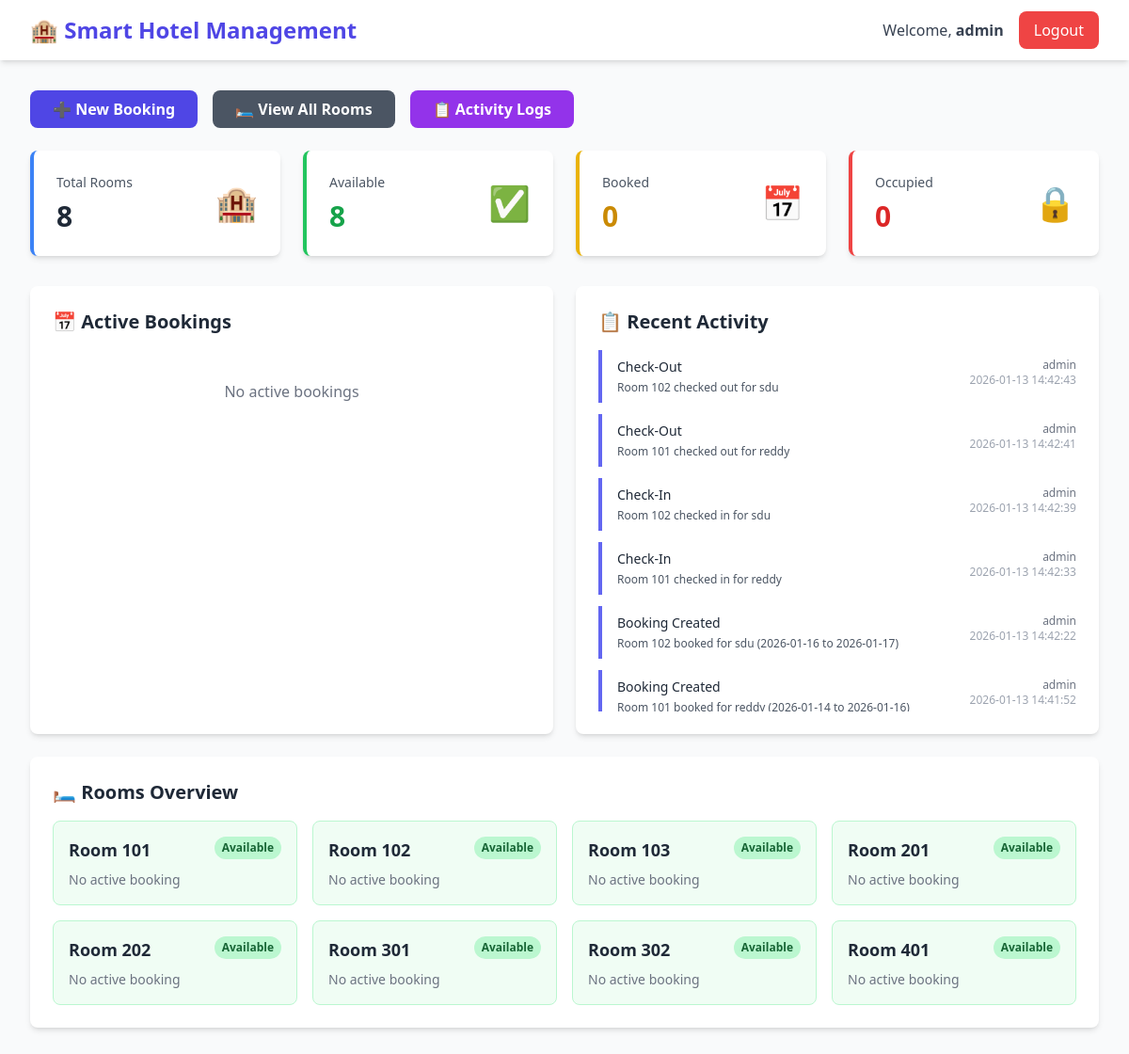
The app's page /dashboard (signed in) with its own data.
### tables this page shows
CREATE TABLE activity_logs (
            id INTEGER PRIMARY KEY AUTOINCREMENT,
            action TEXT NOT NULL,
            details TEXT,
            user TEXT,
            timestamp TIMESTAMP DEFAULT CURRENT_TIMESTAMP
        );

CREATE TABLE rooms (
            id INTEGER PRIMARY KEY AUTOINCREMENT,
            room_number TEXT UNIQUE NOT NULL,
            status TEXT DEFAULT 'Available',
            created_at TIMESTAMP DEFAULT CURRENT_TIMESTAMP
        );

### app.py (the view)
@app.route("/dashboard")
@login_required
def dashboard():
    conn = get_db()
    total_rooms = conn.execute("SELECT COUNT(*) FROM rooms").fetchone()[0]
    available_rooms = conn.execute(
        "SELECT COUNT(*) FROM rooms WHERE status = 'Available'"
    ).fetchone()[0]
    booked_rooms = conn.execute(
        "SELECT COUNT(*) FROM rooms WHERE status = 'Booked'"
    ).fetchone()[0]
    occupied_rooms = conn.execute(
        "SELECT COUNT(*) FROM rooms WHERE status = 'Occupied'"
    ).fetchone()[0]
    today = date.today().isoformat()
    active_bookings = conn.execute("""
        SELECT b.*, r.room_number
        FROM bookings b
        JOIN rooms r ON b.room_id = r.id
        WHERE b.status IN ('Booked', 'Checked In')
        ORDER BY b.check_in ASC
    """).fetchall()
    rooms = conn.execute("""
        SELECT r.*,
               b.guest_name,
               b.check_in,
               b.check_out,
               b.status as booking_status
        FROM rooms r
        LEFT JOIN bookings b ON r.id = b.room_id
            AND b.status IN ('Booked', 'Checked In')
            AND date('now') BETWEEN b.check_in AND b.check_out
        ORDER BY r.room_number
    """).fetchall()
    recent_logs = conn.execute("""
        SELECT * FROM activity_logs
        ORDER BY timestamp DESC
        LIMIT 10
    """).fetchall()
    conn.close()
    return render_template(
        "dashboard.html",
        total_rooms=total_rooms,
        available_rooms=available_rooms,
        booked_rooms=booked_rooms,
        occupied_rooms=occupied_rooms,
        active_bookings=active_bookings,
        rooms=rooms,
        recent_logs=recent_logs
    )

### app.py (called while the page is built)
def get_db():
    try:
        conn = sqlite3.connect(DATABASE)
        conn.row_factory = sqlite3.Row
        conn.execute("SELECT 1")
        return conn
    except sqlite3.DatabaseError:
        if os.path.exists(DATABASE):
            os.remove(DATABASE)
        init_db()
        conn = sqlite3.connect(DATABASE)
        conn.row_factory = sqlite3.Row
        return conn

def login_required(f):
    @wraps(f)
    def decorated_function(*args, **kwargs):
        if "user" not in session:
            return redirect(url_for("login"))
        return f(*args, **kwargs)
    return decorated_function

### templates/dashboard.html (shortened to what this page needs)
<!DOCTYPE html>
<html lang="en">
<head>
    <script src="https://cdn.tailwindcss.com"></script>
</head>
<body class="bg-gray-50 min-h-screen">
    <nav class="bg-white shadow-md">
        <div class="max-w-7xl mx-auto px-4 sm:px-6 lg:px-8">
            <div class="flex justify-between h-16">
                <div class="flex items-center">
                    <h1 class="text-2xl font-bold text-indigo-600">🏨 Smart Hotel Management</h1>
                </div>
                <div class="flex items-center space-x-4">
                    <span class="text-gray-700">Welcome, <strong>{{ session.user }}</strong></span>
                    <a href="{{ url_for('logout') }}" class="bg-red-500 text-white px-4 py-2 rounded-lg hover:bg-red-600 transition">
                        Logout
                    </a>
                </div>
            </div>
        </div>
    </nav>
    <div class="max-w-7xl mx-auto px-4 sm:px-6 lg:px-8 py-8">
        <div class="mb-6 flex flex-wrap gap-4">
            <a href="{{ url_for('book') }}" class="bg-indigo-600 text-white px-6 py-2 rounded-lg hover:bg-indigo-700 transition font-semibold">
                ➕ New Booking
            </a>
            <a href="{{ url_for('rooms') }}" class="bg-gray-600 text-white px-6 py-2 rounded-lg hover:bg-gray-700 transition font-semibold">
                🛏️ View All Rooms
            </a>
            <a href="{{ url_for('logs') }}" class="bg-purple-600 text-white px-6 py-2 rounded-lg hover:bg-purple-700 transition font-semibold">
                📋 Activity Logs
            </a>
        </div>
        <div class="grid grid-cols-1 md:grid-cols-4 gap-6 mb-8">
            <div class="bg-white rounded-lg shadow-md p-6 border-l-4 border-blue-500">
                <div class="flex items-center justify-between">
                    <div>
                        <p class="text-gray-600 text-sm font-medium">Total Rooms</p>
                        <p class="text-3xl font-bold text-gray-800 mt-2">{{ total_rooms }}</p>
                    </div>
                    <div class="text-4xl">🏨</div>
                </div>
            </div>
            <div class="bg-white rounded-lg shadow-md p-6 border-l-4 border-green-500">
                <div class="flex items-center justify-between">
                    <div>
                        <p class="text-gray-600 text-sm font-medium">Available</p>
                        <p class="text-3xl font-bold text-green-600 mt-2">{{ available_rooms }}</p>
                    </div>
                    <div class="text-4xl">✅</div>
                </div>
            </div>
            <div class="bg-white rounded-lg shadow-md p-6 border-l-4 border-yellow-500">
                <div class="flex items-center justify-between">
                    <div>
                        <p class="text-gray-600 text-sm font-medium">Booked</p>
                        <p class="text-3xl font-bold text-yellow-600 mt-2">{{ booked_rooms }}</p>
                    </div>
                    <div class="text-4xl">📅</div>
                </div>
            </div>
            <div class="bg-white rounded-lg shadow-md p-6 border-l-4 border-red-500">
                <div class="flex items-center justify-between">
                    <div>
                        <p class="text-gray-600 text-sm font-medium">Occupied</p>
                        <p class="text-3xl font-bold text-red-600 mt-2">{{ occupied_rooms }}</p>
                    </div>
                    <div class="text-4xl">🔒</div>
                </div>
            </div>
        </div>
        <div class="grid grid-cols-1 lg:grid-cols-2 gap-6">
            <div class="bg-white rounded-lg shadow-md p-6">
                <h2 class="text-xl font-bold text-gray-800 mb-4">📅 Active Bookings</h2>
                {% if active_bookings %}
                    <div class="overflow-x-auto">
                        <table class="min-w-full divide-y divide-gray-200">
                            <thead class="bg-gray-50">
                                <tr>
                                    <th class="px-4 py-3 text-left text-xs font-medium text-gray-500 uppercase">Room</th>
                                    <th class="px-4 py-3 text-left text-xs font-medium text-gray-500 uppercase">Guest</th>
                                    <th class="px-4 py-3 text-left text-xs font-medium text-gray-500 uppercase">Check-in</th>
                                    <th class="px-4 py-3 text-left text-xs font-medium text-gray-500 uppercase">Check-out</th>
                                    <th class="px-4 py-3 text-left text-xs font-medium text-gray-500 uppercase">Status</th>
                                    <th class="px-4 py-3 text-left text-xs font-medium text-gray-500 uppercase">Actions</th>
                                </tr>
                            </thead>
                            <tbody class="bg-white divide-y divide-gray-200">
                                {% for booking in active_bookings %}
                                <tr class="hover:bg-gray-50">
                                    <td class="px-4 py-3 text-sm font-medium text-gray-900">{{ booking.room_number }}</td>
                                    <td class="px-4 py-3 text-sm text-gray-700">{{ booking.guest_name }}</td>
                                    <td class="px-4 py-3 text-sm text-gray-700">{{ booking.check_in }}</td>
                                    <td class="px-4 py-3 text-sm text-gray-700">{{ booking.check_out }}</td>
                                    <td class="px-4 py-3 text-sm">
                                        {% if booking.status == 'Booked' %}
                                            <span class="px-2 py-1 text-xs font-semibold rounded-full bg-yellow-100 text-yellow-800">Booked</span>
                                        {% elif booking.status == 'Checked In' %}
                                            <span class="px-2 py-1 text-xs font-semibold rounded-full bg-red-100 text-red-800">Checked In</span>
                                        {% endif %}
                                    </td>
                                    <td class="px-4 py-3 text-sm">
                                        {% if booking.status == 'Booked' %}
                                            <a href="{{ url_for('checkin', booking_id=booking.id) }}" class="text-blue-600 hover:text-blue-800 font-medium">Check-in</a>
                                        {% elif booking.status == 'Checked In' %}
                                            <a href="{{ url_for('checkout', booking_id=booking.id) }}" class="text-green-600 hover:text-green-800 font-medium">Check-out</a>
                                        {% endif %}
                                    </td>
                                </tr>
                                {% endfor %}
                            </tbody>
                        </table>
                    </div>
                {% else %}
                    <p class="text-gray-500 text-center py-8">No active bookings</p>
                {% endif %}
            </div>
            <div class="bg-white rounded-lg shadow-md p-6">
                <h2 class="text-xl font-bold text-gray-800 mb-4">📋 Recent Activity</h2>
                {% if recent_logs %}
                    <div class="space-y-3 max-h-96 overflow-y-auto">
                        {% for log in recent_logs %}
                        <div class="border-l-4 border-indigo-500 pl-4 py-2">
                            <div class="flex justify-between items-start">
                                <div>
                                    <p class="text-sm font-medium text-gray-800">{{ log.action }}</p>
                                    {% if log.details %}
                                        <p class="text-xs text-gray-600 mt-1">{{ log.details }}</p>
                                    {% endif %}
                                </div>
                                <div class="text-right">
                                    <p class="text-xs text-gray-500">{{ log.user }}</p>
                                    <p class="text-xs text-gray-400">{{ log.timestamp }}</p>
                                </div>
                            </div>
                        </div>
                        {% endfor %}
                    </div>
                {% else %}
                    <p class="text-gray-500 text-center py-8">No recent activity</p>
                {% endif %}
            </div>
        </div>
        <div class="mt-6 bg-white rounded-lg shadow-md p-6">
            <h2 class="text-xl font-bold text-gray-800 mb-4">🛏️ Rooms Overview</h2>
            <div class="grid grid-cols-1 md:grid-cols-2 lg:grid-cols-4 gap-4">
                {% for room in rooms %}
                <div class="border rounded-lg p-4 {% if room.status == 'Available' %}bg-green-50 border-green-200{% elif room.status == 'Booked' %}bg-yellow-50 border-yellow-200{% elif room.status == 'Occupied' %}bg-red-50 border-red-200{% else %}bg-gray-50 border-gray-200{% endif %}">
                    <div class="flex justify-between items-start mb-2">
                        <h3 class="font-bold text-lg text-gray-800">Room {{ room.room_number }}</h3>
                        <span class="px-2 py-1 text-xs font-semibold rounded-full
                            {% if room.status == 'Available' %}bg-green-200 text-green-800
                            {% elif room.status == 'Booked' %}bg-yellow-200 text-yellow-800
                            {% elif room.status == 'Occupied' %}bg-red-200 text-red-800
                            {% else %}bg-gray-200 text-gray-800{% endif %}">
                            {{ room.status }}
                        </span>
                    </div>
                    {% if room.guest_name %}
                        <p class="text-sm text-gray-600"><strong>Guest:</strong> {{ room.guest_name }}</p>
                        <p class="text-xs text-gray-500 mt-1">{{ room.check_in }} to {{ room.check_out }}</p>
                    {% else %}
                        <p class="text-sm text-gray-500">No active booking</p>
                    {% endif %}
                </div>
                {% endfor %}
            </div>
        </div>
    </div>
</body>
</html>

### records on screen
activity_logs: action "Check-Out", details "Room 102 checked out for sdu", user "admin", timestamp "2026-01-13 14:42:43"
activity_logs: action "Check-Out", details "Room 101 checked out for reddy", user "admin", timestamp "2026-01-13 14:42:41"
activity_logs: action "Check-In", details "Room 102 checked in for sdu", user "admin", timestamp "2026-01-13 14:42:39"
activity_logs: action "Check-In", details "Room 101 checked in for reddy", user "admin", timestamp "2026-01-13 14:42:33"
activity_logs: action "Booking Created", details "Room 102 booked for sdu (2026-01-16 to 2026-01-17)", user "admin", timestamp "2026-01-13 14:42:22"
activity_logs: action "Booking Created", details "Room 101 booked for reddy (2026-01-14 to 2026-01-16)", user "admin", timestamp "2026-01-13 14:41:52"
rooms: room_number "101", status "Available"
rooms: room_number "102", status "Available"
rooms: room_number "103", status "Available"
rooms: room_number "201", status "Available"
rooms: room_number "202", status "Available"
rooms: room_number "301", status "Available"
rooms: room_number "302", status "Available"
rooms: room_number "401", status "Available"

### other values on screen
{{ session.user }} "admin"
{{ total_rooms }} "8"
{{ available_rooms }} "8"
{{ booked_rooms }} "0"
{{ occupied_rooms }} "0"
